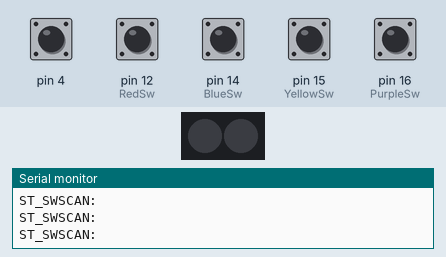
This sketch was run on a simulated Arduino Uno, built with avr-gcc and run on an emulated ATmega328P. Shown: 2 RGB LEDs in strip order, left to right, the last lines printed to the serial monitor. The inputs (shaded band) are chosen by the test bench; at power-on: pin 4, pin 12 (RedSw), pin 14 (BlueSw), pin 15 (YellowSw), pin 16 (PurpleSw) HIGH. Dim RGB values are drawn brighter than linear; the audio player accepts every command and is not drawn.

Above: at 1.7 s.
1.8 s: pin 4 driven LOW
4.8 s: pin 4 driven HIGH
At 5.19 s:
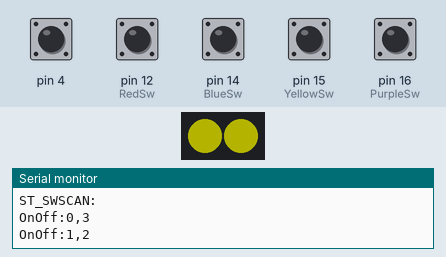
7.8 s: pin 4 pulsed LOW 5 times (0.12 s each, 0.3 s apart)
At 10.1 s:
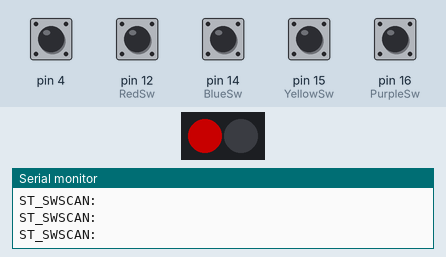
12.3 s: pin 12 (RedSw) pulled LOW for 0.15 s
15.4 s: pin 14 (BlueSw) pulled LOW for 0.15 s
At 15.67 s:
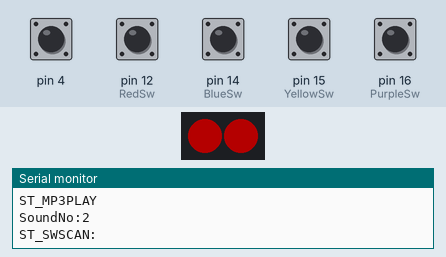
18.4 s: pin 15 (YellowSw) pulled LOW for 0.15 s
Timing chart, 0 to 21.3 s (numbered marks = the images above; inputs shaded):
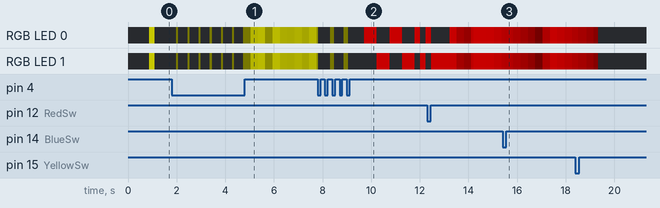

The sketch:

denou_led.ino
```cpp
// (licence header left out)
#include "Adafruit_NeoPixel.h"
#include "DFRobotDFPlayerMini.h"
#include "SeqLight.h"
#include <SoftwareSerial.h>


#define RedSw 12
#define BlueSw 14
#define YellowSw 15
#define PurpleSw 16

SoftwareSerial mySoftwareSerial(A4, A5); // RX, TX
DFRobotDFPlayerMini myDFPlayer;
Adafruit_NeoPixel pixels(2, 3, NEO_GRB + NEO_KHZ800);

  SeqLight Led = SeqLight(1);
//  SeqLight LedB = SeqLight(2);
//  SeqLight LedC = SeqLight(3);
//  SeqLight LedD = SeqLight(3);

//Task Schedule
unsigned long gPrevious = 0;
unsigned long gPreviousL = 0;

void setup() {
  Serial.begin(115200);
  Serial.println("DENOU BELT");

  pixels.begin();
  Led.Select(1);
  Led.stateCheck();

  mySoftwareSerial.begin(9600);
  myDFPlayer.begin(mySoftwareSerial);
  myDFPlayer.volume(15);  //Set volume value. From 0 to 30 10

  pinMode(RedSw, INPUT_PULLUP);     // プルアップでポート設定
  pinMode(BlueSw, INPUT_PULLUP);
  pinMode(YellowSw, INPUT_PULLUP);
  pinMode(PurpleSw, INPUT_PULLUP);
  pinMode(4,INPUT);                 // リードスイッチ
  //Reset task

  gPrevious = gPreviousL = millis();
}

void loop() {
  if( (millis() - gPrevious) >= 100){  // 100msec scan
    StateMachine();
    //Reset task
    gPrevious = millis();
  }

  if( (millis() - gPreviousL) >= 10){  // 10msec scan
    Led.stateCheck();
    //Reset task
    gPreviousL = millis();
  }

}

void StateMachine(void)
{
  enum{
      ST_HENSHINTAIKI = 0,
      ST_HENSHIN,
      ST_HENSHINTYU,
      ST_FULL,
      ST_SWSCAN ,
      ST_MP3PLAY,
  };

  static int MainState = ST_HENSHINTAIKI;
  static int SoundNo = 0;

  switch(MainState){
    case ST_HENSHINTAIKI:// 変身待機
                        Serial.println("ST_HENSHINTAIKI:");
//                      myDFPlayer.play(5);
                        myDFPlayer.loop(5); // mp3の間は途切れますね
                        Led.OnOff(ON);
                        MainState = ST_SWSCAN;
                        break;

    case ST_SWSCAN:     // スイッチスキャンステート
                        Serial.println("ST_SWSCAN:");
                        if(digitalRead(4) == 0){      // 磁石検出
                          Led.OnOff(OFF);
                          MainState = ST_HENSHIN;
                          break;
                        }
                        if(digitalRead(RedSw) == 0){
                          Serial.println("RedSw");
                          SoundNo = 1;
                          MainState = ST_MP3PLAY;
                          break;
                        }
                        if(digitalRead(BlueSw) == 0){
                          Serial.println("BlueSw");
                          SoundNo = 2;
                          MainState = ST_MP3PLAY;
                          break;
                        }
                        if(digitalRead(YellowSw) == 0){
                          Serial.println("YellowSw");
                          SoundNo = 3;
                          MainState = ST_MP3PLAY;
                          break;
                        }
                        if(digitalRead(PurpleSw) == 0){
                          Serial.println("PurpleSw");
                          SoundNo = 4;
                          MainState = ST_MP3PLAY;
                          break;
                        }
                        break;

    case ST_HENSHIN:     //カードかざして変身
                        Led.Select(2);
                        Led.OnOff(ON);
                        myDFPlayer.play(6);
                        MainState = ST_HENSHINTYU;
                        break;

    case ST_HENSHINTYU:     //変身中
                        if(digitalRead(4) == 0){      // 磁石検出
                          Led.OnOff(OFF);
                          MainState = ST_FULL;
                          break;
                        }

                        break;
    case ST_FULL:
                        Led.Select(3);
                        Led.OnOff(ON);
                        myDFPlayer.play(7);
                        MainState = ST_SWSCAN;
                        break;

    case ST_MP3PLAY:// MP3 Sound 再生ステート
                        Serial.println("ST_MP3PLAY");
                    myDFPlayer.play(SoundNo);
                    Serial.print("SoundNo:");
                    Serial.println(SoundNo);
                    MainState = ST_SWSCAN;
                    break;

    default:
                    break;
  }

}


//--------------------------------------------------------------------------------
// あらかじめ設定された点灯条件を再生するスケッチ
// [SeqLight.h]
// Copyright (c) 2020 Ayanosuke(Maison de DCC)
// https://desktopstation.net/bb/index.php
//
// This software is released under the MIT License.
// http://opensource.org/licenses/mit-license.php
//--------------------------------------------------------------------------------

// コンストラクタ
SeqLight::SeqLight( unsigned char mode)
{
  state = ST_INIT;

  switch(mode){
    case 0: ptn = ptn0;
            break;
    case 1: ptn = ptn1;
            break;
    case 2: ptn = ptn2;
            break;
    case 3: ptn = ptn3;
            break;
    case 4: ptn = ptn4;
            break;
    case 5: ptn = ptn3;
            break;
    default:
            break;
   }

}

void SeqLight::Select( unsigned char mode )
{
  switch(mode){
    case 0: ptn = ptn0;
            break;
    case 1: ptn = ptn1;
            break;
    case 2: ptn = ptn2;
            break;
    case 3: ptn = ptn3;
            break;
    case 4: ptn = ptn4;
            break;
    case 5: ptn = ptn3;
            break;
    default:
            break;
   }
}


void SeqLight::OnOff(unsigned char sw)
{
  if( sw == 0) {
    state = ST_OFF;
  } else if( sw == 1) {
    state = ST_ON;
  }
  Serial.print("OnOff:");
  Serial.print(sw);
  Serial.print(",");
  Serial.println(state);

}

//---------------------------------------------------------------------
// FX効果ステートマシン
// 10ms周期で起動
//---------------------------------------------------------------------
void SeqLight::stateCheck()
{
  switch(state){
    case ST_INIT:// 0
//              Serial.println("ST_INIT:");
                pixels.setPixelColor(0, pixels.Color(0,0,0));
                pixels.setPixelColor(1, pixels.Color(0,0,0));
                pixels.show();
                state = ST_IDLE;
                break;
    case ST_IDLE:// 1
//              Serial.println("ST_IDLE:");
                state = ST_IDLE;
                break;
    case ST_ON: // 2
//               Serial.println("ST_ON:");
                adr = 0;

                LedMainR.LedRef = 0;
                LedMainG.LedRef = 0;
                LedMainB.LedRef = 0;


                pixels.setPixelColor(0, pixels.Color(0,0,0));
                pixels.setPixelColor(1, pixels.Color(0,0,0));
                pixels.show();
                state = ST_FARST;
                break;
    case ST_OFF: // 3
//              Serial.println("ST_OFF:");
                adr = 0;

                LedMainR.LedRef = 0;
                LedMainG.LedRef = 0;
                LedMainB.LedRef = 0;

                pixels.setPixelColor(0, pixels.Color(0,0,0));
                pixels.setPixelColor(1, pixels.Color(0,0,0));
                pixels.show();
                state = ST_IDLE;
                break;

    case ST_FARST: //4
//              Serial.println("ST_4:");

                LedMainR.LedRef = ptn[adr][2];
                LedMainG.LedRef = ptn[adr][3];
                LedMainB.LedRef = ptn[adr][4];
                LedSel  = ptn[adr][5];
#if 0
Serial.print("ADR:");
Serial.print(adr);
Serial.print(",Ref:");
Serial.print(LedMainR.LedRef);
Serial.print(",");
Serial.print(LedMainG.LedRef);
Serial.print(",");
Serial.println(LedMainB.LedRef);
Serial.println("00");
#endif
                switch(LedSel){
                  case 0:
                          pixels.setPixelColor(0, pixels.Color(ptn[adr][2],ptn[adr][3],ptn[adr][4]));
                          pixels.setPixelColor(1, pixels.Color(0,0,0));
                          break;
                  case 1:
                          pixels.setPixelColor(0, pixels.Color(0,0,0));
                          pixels.setPixelColor(1, pixels.Color(ptn[adr][2],ptn[adr][3],ptn[adr][4]));
                          break;
                  case 2:
                          pixels.setPixelColor(0, pixels.Color((int)LedMainR.LedRef,(int)LedMainG.LedRef,(int)LedMainB.LedRef));
                          pixels.setPixelColor(1, pixels.Color((int)LedMainR.LedRef,(int)LedMainG.LedRef,(int)LedMainB.LedRef));
                          break;
                  default:
                          break;
                }
                pixels.show();

                styTime = ptn[adr+1][1];

                LedMainR.nowPwm = LedMainR.LedRef;
                LedMainG.nowPwm = LedMainG.LedRef;
                LedMainB.nowPwm = LedMainB.LedRef;

                LedMainR.nextPwm = ptn[adr+1][2];
                LedMainG.nextPwm = ptn[adr+1][3];
                LedMainB.nextPwm = ptn[adr+1][4];
#if 0
Serial.print("ADR:");
Serial.print(adr);
Serial.print(",tim:");
Serial.print(styTime);
Serial.print(",Ref:");
Serial.print(LedMainR.nextPwm);
Serial.print(",");
Serial.print(LedMainG.nextPwm);
Serial.print(",");
Serial.println(LedMainB.nextPwm);
#endif
                if(styTime == 0 || ptn[adr+1][0]=='O' ){
                  LedMainR.deltPwm = LedMainR.nextPwm - LedMainR.nowPwm;
                  LedMainG.deltPwm = LedMainG.nextPwm - LedMainG.nowPwm;
                  LedMainB.deltPwm = LedMainB.nextPwm - LedMainB.nowPwm;
                } else {
                  LedMainR.deltPwm = ( LedMainR.nextPwm - LedMainR.nowPwm ) /  (float)styTime;
                  LedMainG.deltPwm = ( LedMainG.nextPwm - LedMainG.nowPwm ) /  (float)styTime;
                  LedMainB.deltPwm = ( LedMainB.nextPwm - LedMainB.nowPwm ) /  (float)styTime;
                }
#if 0
Serial.print("deltPwm:");
Serial.print(LedMainR.deltPwm);
Serial.print(",");
Serial.print(LedMainG.deltPwm);
Serial.print(",");
Serial.println(LedMainB.deltPwm);
#endif

                if((LedMainR.nextPwm - LedMainR.nowPwm == 0) && (LedMainG.nextPwm - LedMainG.nowPwm == 0) && (LedMainB.nextPwm - LedMainB.nowPwm == 0)){  // 赤LEDを代表してチェック
                  updownFlg = STY;
                  state = ST_STAY;
                  break;
                } else if(LedMainR.nextPwm - LedMainR.nowPwm < 0)  // 赤LEDを代表してチェック
                  updownFlg = DOWN;
                else {
                  updownFlg = UP;
                }
                if(ptn[adr+1][0]=='O') {
                  state = ST_STAY;
                } else {
                  state = ST_RUN;
                }
                break;

    case ST_STAY://5
//                Serial.println("ST_5:");
                  styTime --;
                  if(styTime <= 0)
                    state = ST_NEXT;
                  break;

    case ST_RUN://6
//                    Serial.print("ST_6:");
//                    Serial.print("LedSel:");
//                    Serial.println((int)LedSel);
                  LedMainR.LedRef = LedMainR.LedRef + LedMainR.deltPwm;
                  LedMainG.LedRef = LedMainG.LedRef + LedMainG.deltPwm;
                  LedMainB.LedRef = LedMainB.LedRef + LedMainB.deltPwm;

                  if((updownFlg == DOWN) && (LedMainR.LedRef <= LedMainR.nextPwm) && (LedMainG.LedRef <= LedMainG.nextPwm) && (LedMainB.LedRef <= LedMainB.nextPwm)){ // 赤LEDを代表してチェック
                    pixels.setPixelColor(0, pixels.Color((int)LedMainR.nextPwm,(int)LedMainG.nextPwm,(int)LedMainB.nextPwm));
                    pixels.setPixelColor(1, pixels.Color((int)LedMainR.nextPwm,(int)LedMainG.nextPwm,(int)LedMainB.nextPwm));
                    pixels.show();
                    state = ST_NEXT;
                  } else if((updownFlg == UP) && (LedMainR.LedRef >= LedMainR.nextPwm)&& (LedMainG.LedRef >= LedMainG.nextPwm)&& (LedMainB.LedRef >= LedMainB.nextPwm)){ // 赤LEDを代表してチェック
                switch(LedSel){
                  case 0:
                          pixels.setPixelColor(0, pixels.Color(ptn[adr][2],ptn[adr][3],ptn[adr][4]));
                          pixels.setPixelColor(1, pixels.Color(0,0,0));
                          break;
                  case 1:
                          pixels.setPixelColor(0, pixels.Color(0,0,0));
                          pixels.setPixelColor(1, pixels.Color(ptn[adr][2],ptn[adr][3],ptn[adr][4]));
                          break;
                  case 2:
                          pixels.setPixelColor(0, pixels.Color((int)LedMainR.nextPwm,(int)LedMainG.nextPwm,(int)LedMainB.nextPwm));
                          pixels.setPixelColor(1, pixels.Color((int)LedMainR.nextPwm,(int)LedMainG.nextPwm,(int)LedMainB.nextPwm));
                          break;
                  default:
                          break;
                }
                    pixels.show();
                    LedMainR.LedRef = LedMainR.nextPwm;
                    LedMainG.LedRef = LedMainG.nextPwm;
                    LedMainB.LedRef = LedMainB.nextPwm;
                    state = ST_NEXT;
                  } else {
                    pixels.setPixelColor(0, pixels.Color((int)LedMainR.LedRef,(int)LedMainG.LedRef,(int)LedMainB.LedRef));
                    pixels.setPixelColor(1, pixels.Color((int)LedMainR.LedRef,(int)LedMainG.LedRef,(int)LedMainB.LedRef));
                    pixels.show();
                  }
                  if(ptn[adr][0]=='O')
                    state = ST_STAY;
                  break;
    case ST_NEXT://7
//                  Serial.print("ST_7:");
                  adr++;

                  if(ptn[adr][0]=='E'){
                    state = ST_IDLE;
                    break;
                  }
                  if(ptn[adr][0]=='L'){
                    adr = 0;
                    state = ST_FARST;
                    break;
                  }

//                nowPwm = ptn[adr-1][2];
//                nextPwm = ptn[adr][2];
                  styTime = ptn[adr][1];
                  LedSel  = ptn[adr][5];
 //                   Serial.print("LedSel:");
  //                  Serial.println((int)LedSel);
                  LedMainR.nowPwm = ptn[adr-1][2];
                  LedMainG.nowPwm = ptn[adr-1][3];
                  LedMainB.nowPwm = ptn[adr-1][4];

                  LedMainR.nextPwm = ptn[adr][2];
                  LedMainG.nextPwm = ptn[adr][3];
                  LedMainB.nextPwm = ptn[adr][4];


                if(styTime == 0|| ptn[adr][0]=='O'){
                  LedMainR.deltPwm = LedMainR.nextPwm - LedMainR.nowPwm;
                  LedMainG.deltPwm = LedMainG.nextPwm - LedMainG.nowPwm;
                  LedMainB.deltPwm = LedMainB.nextPwm - LedMainB.nowPwm;
                } else {
                  LedMainR.deltPwm = ( LedMainR.nextPwm - LedMainR.nowPwm ) / (float)styTime;
                  LedMainG.deltPwm = ( LedMainG.nextPwm - LedMainG.nowPwm ) / (float)styTime;
                  LedMainB.deltPwm = ( LedMainB.nextPwm - LedMainB.nowPwm ) / (float)styTime;
                }
                  if(LedSel == 2 && (LedMainR.nextPwm - LedMainR.nowPwm == 0) &&(LedMainG.nextPwm - LedMainG.nowPwm == 0) && (LedMainB.nextPwm - LedMainB.nowPwm == 0) ){  // 赤LEDを代表してチェック
                    updownFlg = STY;
                    styTime = ptn[adr][1];
                    state = ST_STAY;
                    break;
                  } else if((LedMainR.nextPwm - LedMainR.nowPwm < 0) || (LedMainG.nextPwm - LedMainG.nowPwm < 0) ||(LedMainB.nextPwm - LedMainB.nowPwm < 0))  // 赤LEDを代表してチェック
                    updownFlg = DOWN;
                  else {
                    updownFlg = UP;
                  }
                  state = ST_RUN;
                  break;
    default:
//                  Serial.println("default");
                  break;
  }
}
```

Source omitted: SeqLight.h (5883 bytes)
